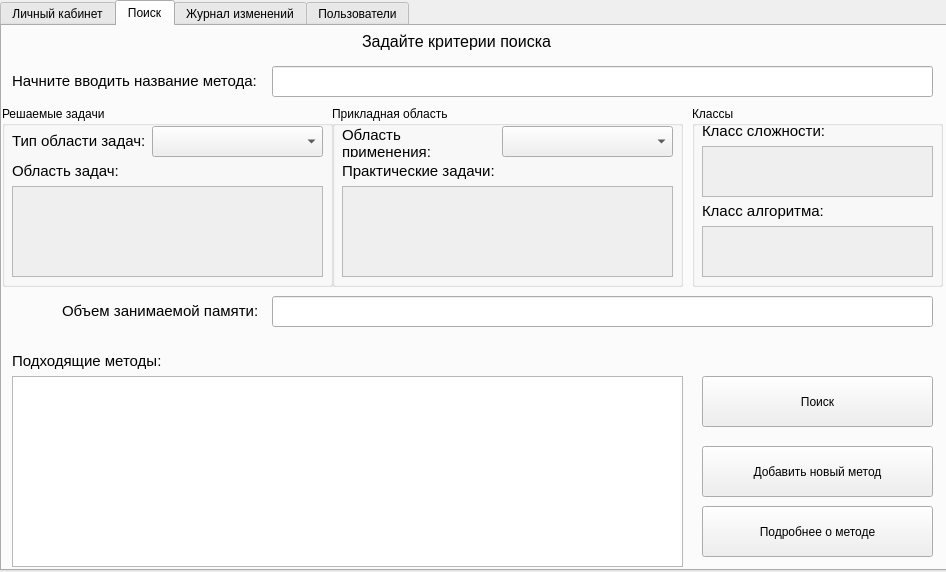
<?xml version="1.0" encoding="UTF-8"?>
<ui version="4.0">
 <class>Form</class>
 <widget class="QWidget" name="Form">
  <property name="geometry">
   <rect>
    <x>0</x>
    <y>0</y>
    <width>946</width>
    <height>572</height>
   </rect>
  </property>
  <property name="windowTitle">
   <string>Методы ДБЧ</string>
  </property>
  <widget class="QTabWidget" name="tabWidget">
   <property name="geometry">
    <rect>
     <x>0</x>
     <y>0</y>
     <width>951</width>
     <height>571</height>
    </rect>
   </property>
   <property name="acceptDrops">
    <bool>true</bool>
   </property>
   <property name="currentIndex">
    <number>1</number>
   </property>
   <widget class="QWidget" name="tab_lk">
    <attribute name="title">
     <string>Личный кабинет</string>
    </attribute>
    <widget class="QLabel" name="label_3">
     <property name="geometry">
      <rect>
       <x>30</x>
       <y>50</y>
       <width>71</width>
       <height>31</height>
      </rect>
     </property>
     <property name="text">
      <string>&lt;html&gt;&lt;head/&gt;&lt;body&gt;&lt;p&gt;&lt;span style=&quot; font-size:12pt;&quot;&gt;ФИО:&lt;/span&gt;&lt;/p&gt;&lt;/body&gt;&lt;/html&gt;</string>
     </property>
     <property name="wordWrap">
      <bool>true</bool>
     </property>
    </widget>
    <widget class="QPushButton" name="change_user_inf_pushButton">
     <property name="geometry">
      <rect>
       <x>720</x>
       <y>70</y>
       <width>201</width>
       <height>51</height>
      </rect>
     </property>
     <property name="text">
      <string>Изменить информацию</string>
     </property>
    </widget>
    <widget class="QPushButton" name="exit_pushButton">
     <property name="geometry">
      <rect>
       <x>720</x>
       <y>10</y>
       <width>201</width>
       <height>51</height>
      </rect>
     </property>
     <property name="text">
      <string>Выход</string>
     </property>
    </widget>
    <widget class="QLineEdit" name="fio_line_m">
     <property name="geometry">
      <rect>
       <x>90</x>
       <y>50</y>
       <width>601</width>
       <height>31</height>
      </rect>
     </property>
    </widget>
    <widget class="QGroupBox" name="rename_self_groupBox">
     <property name="geometry">
      <rect>
       <x>10</x>
       <y>250</y>
       <width>921</width>
       <height>221</height>
      </rect>
     </property>
     <property name="title">
      <string>Изменить данные</string>
     </property>
     <widget class="QLineEdit" name="passw2_line_m">
      <property name="geometry">
       <rect>
        <x>170</x>
        <y>140</y>
        <width>511</width>
        <height>31</height>
       </rect>
      </property>
     </widget>
     <widget class="QLineEdit" name="login_line_m">
      <property name="geometry">
       <rect>
        <x>170</x>
        <y>40</y>
        <width>511</width>
        <height>31</height>
       </rect>
      </property>
     </widget>
     <widget class="QLineEdit" name="passw_line_m">
      <property name="geometry">
       <rect>
        <x>170</x>
        <y>90</y>
        <width>511</width>
        <height>31</height>
       </rect>
      </property>
     </widget>
     <widget class="QLabel" name="label_pass_or_mail">
      <property name="geometry">
       <rect>
        <x>100</x>
        <y>90</y>
        <width>71</width>
        <height>31</height>
       </rect>
      </property>
      <property name="text">
       <string>&lt;html&gt;&lt;head/&gt;&lt;body&gt;&lt;p&gt;&lt;span style=&quot; font-size:12pt;&quot;&gt;Пароль:&lt;/span&gt;&lt;/p&gt;&lt;/body&gt;&lt;/html&gt;</string>
      </property>
      <property name="wordWrap">
       <bool>true</bool>
      </property>
     </widget>
     <widget class="QLabel" name="label_login">
      <property name="geometry">
       <rect>
        <x>110</x>
        <y>40</y>
        <width>71</width>
        <height>31</height>
       </rect>
      </property>
      <property name="text">
       <string>&lt;html&gt;&lt;head/&gt;&lt;body&gt;&lt;p&gt;&lt;span style=&quot; font-size:12pt;&quot;&gt;Логин:&lt;/span&gt;&lt;/p&gt;&lt;/body&gt;&lt;/html&gt;</string>
      </property>
      <property name="wordWrap">
       <bool>true</bool>
      </property>
     </widget>
     <widget class="QLabel" name="label_pass2_or_lev">
      <property name="geometry">
       <rect>
        <x>20</x>
        <y>130</y>
        <width>151</width>
        <height>41</height>
       </rect>
      </property>
      <property name="text">
       <string>&lt;html&gt;&lt;head/&gt;&lt;body&gt;&lt;p&gt;&lt;span style=&quot; font-size:12pt;&quot;&gt;Повторите пароль:&lt;/span&gt;&lt;/p&gt;&lt;/body&gt;&lt;/html&gt;</string>
      </property>
      <property name="wordWrap">
       <bool>true</bool>
      </property>
     </widget>
     <widget class="QPushButton" name="save_user_inf_pushButton">
      <property name="geometry">
       <rect>
        <x>710</x>
        <y>160</y>
        <width>201</width>
        <height>51</height>
       </rect>
      </property>
      <property name="text">
       <string>Сохранить изменения</string>
      </property>
     </widget>
     <widget class="QPushButton" name="cancel_save_user_inf_pushButton">
      <property name="geometry">
       <rect>
        <x>710</x>
        <y>20</y>
        <width>201</width>
        <height>51</height>
       </rect>
      </property>
      <property name="text">
       <string>Отменить</string>
      </property>
     </widget>
    </widget>
    <widget class="QLabel" name="label_4">
     <property name="geometry">
      <rect>
       <x>20</x>
       <y>120</y>
       <width>71</width>
       <height>31</height>
      </rect>
     </property>
     <property name="text">
      <string>&lt;html&gt;&lt;head/&gt;&lt;body&gt;&lt;p&gt;&lt;span style=&quot; font-size:12pt;&quot;&gt;Статус:&lt;/span&gt;&lt;/p&gt;&lt;/body&gt;&lt;/html&gt;</string>
     </property>
     <property name="wordWrap">
      <bool>true</bool>
     </property>
    </widget>
    <widget class="QLineEdit" name="stat_line_m">
     <property name="geometry">
      <rect>
       <x>90</x>
       <y>120</y>
       <width>601</width>
       <height>31</height>
      </rect>
     </property>
    </widget>
    <widget class="QLabel" name="label_2">
     <property name="geometry">
      <rect>
       <x>10</x>
       <y>500</y>
       <width>921</width>
       <height>51</height>
      </rect>
     </property>
     <property name="text">
      <string>&lt;html&gt;&lt;head/&gt;&lt;body&gt;&lt;p&gt;&lt;span style=&quot; font-size:10pt;&quot;&gt;Для получения права внесения изменений в систему и другим интересующим Вас вопросам можете обращаться по адресу &lt;/span&gt;&lt;a href=&quot;http://www.google.com&quot;&gt;&lt;span style=&quot; font-size:10pt; text-decoration: underline; color:#0000ff;&quot;&gt;methodsdbch@gmail.com&lt;/span&gt;&lt;/a&gt;&lt;/p&gt;&lt;/body&gt;&lt;/html&gt;</string>
     </property>
     <property name="wordWrap">
      <bool>true</bool>
     </property>
    </widget>
    <widget class="QPushButton" name="delete_self_user_pushButton">
     <property name="geometry">
      <rect>
       <x>720</x>
       <y>190</y>
       <width>201</width>
       <height>51</height>
      </rect>
     </property>
     <property name="text">
      <string>Удалить аккаунт</string>
     </property>
    </widget>
   </widget>
   <widget class="QWidget" name="tab_search">
    <attribute name="title">
     <string>Поиск</string>
    </attribute>
    <widget class="QLabel" name="label_5">
     <property name="geometry">
      <rect>
       <x>360</x>
       <y>0</y>
       <width>231</width>
       <height>31</height>
      </rect>
     </property>
     <property name="text">
      <string>&lt;html&gt;&lt;head/&gt;&lt;body&gt;&lt;p&gt;&lt;span style=&quot; font-size:12pt;&quot;&gt;Задайте критерии поиска&lt;/span&gt;&lt;/p&gt;&lt;/body&gt;&lt;/html&gt;</string>
     </property>
     <property name="wordWrap">
      <bool>true</bool>
     </property>
    </widget>
    <widget class="QLabel" name="label_6">
     <property name="geometry">
      <rect>
       <x>10</x>
       <y>40</y>
       <width>291</width>
       <height>31</height>
      </rect>
     </property>
     <property name="text">
      <string>&lt;html&gt;&lt;head/&gt;&lt;body&gt;&lt;p&gt;&lt;span style=&quot; font-size:11pt;&quot;&gt;Начните вводить название метода:&lt;/span&gt;&lt;/p&gt;&lt;/body&gt;&lt;/html&gt;</string>
     </property>
     <property name="wordWrap">
      <bool>true</bool>
     </property>
    </widget>
    <widget class="QLineEdit" name="search_name_meth_line">
     <property name="geometry">
      <rect>
       <x>270</x>
       <y>40</y>
       <width>661</width>
       <height>31</height>
      </rect>
     </property>
    </widget>
    <widget class="QLabel" name="label_13">
     <property name="geometry">
      <rect>
       <x>60</x>
       <y>270</y>
       <width>211</width>
       <height>31</height>
      </rect>
     </property>
     <property name="text">
      <string>&lt;html&gt;&lt;head/&gt;&lt;body&gt;&lt;p&gt;&lt;span style=&quot; font-size:11pt;&quot;&gt;Объем занимаемой памяти:&lt;/span&gt;&lt;/p&gt;&lt;/body&gt;&lt;/html&gt;</string>
     </property>
     <property name="wordWrap">
      <bool>true</bool>
     </property>
    </widget>
    <widget class="QLabel" name="label_14">
     <property name="geometry">
      <rect>
       <x>10</x>
       <y>320</y>
       <width>211</width>
       <height>31</height>
      </rect>
     </property>
     <property name="text">
      <string>&lt;html&gt;&lt;head/&gt;&lt;body&gt;&lt;p&gt;&lt;span style=&quot; font-size:11pt;&quot;&gt;Подходящие методы:&lt;/span&gt;&lt;/p&gt;&lt;/body&gt;&lt;/html&gt;</string>
     </property>
     <property name="wordWrap">
      <bool>true</bool>
     </property>
    </widget>
    <widget class="QTableWidget" name="find_meth_tableWidget">
     <property name="geometry">
      <rect>
       <x>10</x>
       <y>350</y>
       <width>671</width>
       <height>191</height>
      </rect>
     </property>
    </widget>
    <widget class="QLineEdit" name="search_v_memory_line">
     <property name="geometry">
      <rect>
       <x>270</x>
       <y>270</y>
       <width>661</width>
       <height>31</height>
      </rect>
     </property>
    </widget>
    <widget class="QPushButton" name="search_meth_pushButton">
     <property name="geometry">
      <rect>
       <x>700</x>
       <y>350</y>
       <width>231</width>
       <height>51</height>
      </rect>
     </property>
     <property name="text">
      <string>Поиск</string>
     </property>
    </widget>
    <widget class="QPushButton" name="more_inf_meth_pushButton">
     <property name="geometry">
      <rect>
       <x>700</x>
       <y>480</y>
       <width>231</width>
       <height>51</height>
      </rect>
     </property>
     <property name="text">
      <string>Подробнее о методе</string>
     </property>
    </widget>
    <widget class="QGroupBox" name="groupBox_2">
     <property name="geometry">
      <rect>
       <x>0</x>
       <y>80</y>
       <width>331</width>
       <height>181</height>
      </rect>
     </property>
     <property name="title">
      <string>Решаемые задачи</string>
     </property>
     <widget class="QScrollArea" name="task_area_scrollArea">
      <property name="geometry">
       <rect>
        <x>10</x>
        <y>80</y>
        <width>311</width>
        <height>91</height>
       </rect>
      </property>
      <property name="widgetResizable">
       <bool>true</bool>
      </property>
      <widget class="QWidget" name="scrollAreaWidgetContents">
       <property name="geometry">
        <rect>
         <x>0</x>
         <y>0</y>
         <width>309</width>
         <height>89</height>
        </rect>
       </property>
      </widget>
     </widget>
     <widget class="QLabel" name="label_7">
      <property name="geometry">
       <rect>
        <x>10</x>
        <y>50</y>
        <width>111</width>
        <height>31</height>
       </rect>
      </property>
      <property name="text">
       <string>&lt;html&gt;&lt;head/&gt;&lt;body&gt;&lt;p&gt;&lt;span style=&quot; font-size:11pt;&quot;&gt;Область задач:&lt;/span&gt;&lt;/p&gt;&lt;/body&gt;&lt;/html&gt;</string>
      </property>
      <property name="wordWrap">
       <bool>true</bool>
      </property>
     </widget>
     <widget class="QLabel" name="label_8">
      <property name="geometry">
       <rect>
        <x>10</x>
        <y>20</y>
        <width>151</width>
        <height>31</height>
       </rect>
      </property>
      <property name="text">
       <string>&lt;html&gt;&lt;head/&gt;&lt;body&gt;&lt;p&gt;&lt;span style=&quot; font-size:11pt;&quot;&gt;Тип области задач:&lt;/span&gt;&lt;/p&gt;&lt;/body&gt;&lt;/html&gt;</string>
      </property>
      <property name="wordWrap">
       <bool>true</bool>
      </property>
     </widget>
     <widget class="QComboBox" name="type_task_area_comboBox">
      <property name="geometry">
       <rect>
        <x>150</x>
        <y>20</y>
        <width>171</width>
        <height>31</height>
       </rect>
      </property>
     </widget>
    </widget>
    <widget class="QGroupBox" name="groupBox_3">
     <property name="geometry">
      <rect>
       <x>330</x>
       <y>80</y>
       <width>351</width>
       <height>181</height>
      </rect>
     </property>
     <property name="title">
      <string>Прикладная область</string>
     </property>
     <widget class="QScrollArea" name="practic_task_scrollArea">
      <property name="geometry">
       <rect>
        <x>10</x>
        <y>80</y>
        <width>331</width>
        <height>91</height>
       </rect>
      </property>
      <property name="widgetResizable">
       <bool>true</bool>
      </property>
      <widget class="QWidget" name="scrollAreaWidgetContents_2">
       <property name="geometry">
        <rect>
         <x>0</x>
         <y>0</y>
         <width>329</width>
         <height>89</height>
        </rect>
       </property>
      </widget>
     </widget>
     <widget class="QComboBox" name="applic_area_comboBox">
      <property name="geometry">
       <rect>
        <x>170</x>
        <y>20</y>
        <width>171</width>
        <height>31</height>
       </rect>
      </property>
     </widget>
     <widget class="QLabel" name="label_9">
      <property name="geometry">
       <rect>
        <x>10</x>
        <y>20</y>
        <width>151</width>
        <height>31</height>
       </rect>
      </property>
      <property name="text">
       <string>&lt;html&gt;&lt;head/&gt;&lt;body&gt;&lt;p&gt;&lt;span style=&quot; font-size:11pt;&quot;&gt;Область применения:&lt;/span&gt;&lt;/p&gt;&lt;/body&gt;&lt;/html&gt;</string>
      </property>
      <property name="wordWrap">
       <bool>true</bool>
      </property>
     </widget>
     <widget class="QLabel" name="label_10">
      <property name="geometry">
       <rect>
        <x>10</x>
        <y>50</y>
        <width>161</width>
        <height>31</height>
       </rect>
      </property>
      <property name="text">
       <string>&lt;html&gt;&lt;head/&gt;&lt;body&gt;&lt;p&gt;&lt;span style=&quot; font-size:11pt;&quot;&gt;Практические задачи:&lt;/span&gt;&lt;/p&gt;&lt;/body&gt;&lt;/html&gt;</string>
      </property>
      <property name="wordWrap">
       <bool>true</bool>
      </property>
     </widget>
    </widget>
    <widget class="QGroupBox" name="groupBox_4">
     <property name="geometry">
      <rect>
       <x>690</x>
       <y>80</y>
       <width>251</width>
       <height>181</height>
      </rect>
     </property>
     <property name="title">
      <string>Классы</string>
     </property>
     <widget class="QLabel" name="label_12">
      <property name="geometry">
       <rect>
        <x>10</x>
        <y>90</y>
        <width>141</width>
        <height>31</height>
       </rect>
      </property>
      <property name="text">
       <string>&lt;html&gt;&lt;head/&gt;&lt;body&gt;&lt;p&gt;&lt;span style=&quot; font-size:11pt;&quot;&gt;Класс алгоритма:&lt;/span&gt;&lt;/p&gt;&lt;/body&gt;&lt;/html&gt;</string>
      </property>
      <property name="wordWrap">
       <bool>true</bool>
      </property>
     </widget>
     <widget class="QLabel" name="label_11">
      <property name="geometry">
       <rect>
        <x>10</x>
        <y>10</y>
        <width>141</width>
        <height>31</height>
       </rect>
      </property>
      <property name="text">
       <string>&lt;html&gt;&lt;head/&gt;&lt;body&gt;&lt;p&gt;&lt;span style=&quot; font-size:11pt;&quot;&gt;Класс сложности:&lt;/span&gt;&lt;/p&gt;&lt;/body&gt;&lt;/html&gt;</string>
      </property>
      <property name="wordWrap">
       <bool>true</bool>
      </property>
     </widget>
     <widget class="QScrollArea" name="cl_complexity_scrollArea">
      <property name="geometry">
       <rect>
        <x>10</x>
        <y>40</y>
        <width>231</width>
        <height>51</height>
       </rect>
      </property>
      <property name="widgetResizable">
       <bool>true</bool>
      </property>
      <widget class="QWidget" name="scrollAreaWidgetContents_3">
       <property name="geometry">
        <rect>
         <x>0</x>
         <y>0</y>
         <width>229</width>
         <height>49</height>
        </rect>
       </property>
      </widget>
     </widget>
     <widget class="QScrollArea" name="cl_algorithm_scrollArea">
      <property name="geometry">
       <rect>
        <x>10</x>
        <y>120</y>
        <width>231</width>
        <height>51</height>
       </rect>
      </property>
      <property name="widgetResizable">
       <bool>true</bool>
      </property>
      <widget class="QWidget" name="scrollAreaWidgetContents_4">
       <property name="geometry">
        <rect>
         <x>0</x>
         <y>0</y>
         <width>229</width>
         <height>49</height>
        </rect>
       </property>
      </widget>
     </widget>
    </widget>
    <widget class="QPushButton" name="new_meth_pushButton">
     <property name="geometry">
      <rect>
       <x>700</x>
       <y>420</y>
       <width>231</width>
       <height>51</height>
      </rect>
     </property>
     <property name="text">
      <string>Добавить новый метод</string>
     </property>
    </widget>
   </widget>
   <widget class="QWidget" name="tab_mag">
    <attribute name="title">
     <string>Журнал изменений</string>
    </attribute>
    <widget class="QLabel" name="label_15">
     <property name="geometry">
      <rect>
       <x>290</x>
       <y>10</y>
       <width>401</width>
       <height>31</height>
      </rect>
     </property>
     <property name="text">
      <string>&lt;html&gt;&lt;head/&gt;&lt;body&gt;&lt;p&gt;&lt;span style=&quot; font-size:12pt;&quot;&gt;Журнал событий изменения информации о методах&lt;/span&gt;&lt;/p&gt;&lt;/body&gt;&lt;/html&gt;</string>
     </property>
     <property name="wordWrap">
      <bool>true</bool>
     </property>
    </widget>
    <widget class="QLabel" name="label_16">
     <property name="geometry">
      <rect>
       <x>-20</x>
       <y>140</y>
       <width>181</width>
       <height>51</height>
      </rect>
     </property>
     <property name="text">
      <string>&lt;html&gt;&lt;head/&gt;&lt;body&gt;&lt;p align=&quot;center&quot;&gt;&lt;span style=&quot; font-size:11pt;&quot;&gt;Начните вводить название метода:&lt;/span&gt;&lt;/p&gt;&lt;/body&gt;&lt;/html&gt;</string>
     </property>
     <property name="wordWrap">
      <bool>true</bool>
     </property>
    </widget>
    <widget class="QLineEdit" name="name_meth_mag_line">
     <property name="geometry">
      <rect>
       <x>150</x>
       <y>150</y>
       <width>431</width>
       <height>31</height>
      </rect>
     </property>
    </widget>
    <widget class="QLabel" name="label_17">
     <property name="geometry">
      <rect>
       <x>0</x>
       <y>190</y>
       <width>141</width>
       <height>51</height>
      </rect>
     </property>
     <property name="text">
      <string>&lt;html&gt;&lt;head/&gt;&lt;body&gt;&lt;p align=&quot;center&quot;&gt;&lt;span style=&quot; font-size:11pt;&quot;&gt;Начните вводить ФИО пользователя:&lt;/span&gt;&lt;/p&gt;&lt;/body&gt;&lt;/html&gt;</string>
     </property>
     <property name="wordWrap">
      <bool>true</bool>
     </property>
    </widget>
    <widget class="QLineEdit" name="fio_mag_line">
     <property name="geometry">
      <rect>
       <x>150</x>
       <y>200</y>
       <width>431</width>
       <height>31</height>
      </rect>
     </property>
    </widget>
    <widget class="QLabel" name="label_18">
     <property name="geometry">
      <rect>
       <x>10</x>
       <y>30</y>
       <width>291</width>
       <height>31</height>
      </rect>
     </property>
     <property name="text">
      <string>&lt;html&gt;&lt;head/&gt;&lt;body&gt;&lt;p&gt;&lt;span style=&quot; font-size:11pt;&quot;&gt;Выберите временной диапазон:&lt;/span&gt;&lt;/p&gt;&lt;/body&gt;&lt;/html&gt;</string>
     </property>
     <property name="wordWrap">
      <bool>true</bool>
     </property>
    </widget>
    <widget class="QCalendarWidget" name="calendarWidget">
     <property name="geometry">
      <rect>
       <x>600</x>
       <y>50</y>
       <width>321</width>
       <height>191</height>
      </rect>
     </property>
    </widget>
    <widget class="QLabel" name="label_19">
     <property name="geometry">
      <rect>
       <x>10</x>
       <y>290</y>
       <width>271</width>
       <height>31</height>
      </rect>
     </property>
     <property name="text">
      <string>&lt;html&gt;&lt;head/&gt;&lt;body&gt;&lt;p&gt;&lt;span style=&quot; font-size:11pt;&quot;&gt;События, отмеченные в журнале:&lt;/span&gt;&lt;/p&gt;&lt;/body&gt;&lt;/html&gt;</string>
     </property>
     <property name="wordWrap">
      <bool>true</bool>
     </property>
    </widget>
    <widget class="QPushButton" name="search_mag_pushButton">
     <property name="geometry">
      <rect>
       <x>600</x>
       <y>250</y>
       <width>321</width>
       <height>51</height>
      </rect>
     </property>
     <property name="text">
      <string>Поиск записей в журнале</string>
     </property>
    </widget>
    <widget class="QTableWidget" name="mag_tableWidget">
     <property name="geometry">
      <rect>
       <x>10</x>
       <y>320</y>
       <width>911</width>
       <height>221</height>
      </rect>
     </property>
    </widget>
    <widget class="QLineEdit" name="date_first_line">
     <property name="geometry">
      <rect>
       <x>10</x>
       <y>60</y>
       <width>241</width>
       <height>31</height>
      </rect>
     </property>
    </widget>
    <widget class="QLineEdit" name="date_last_line">
     <property name="geometry">
      <rect>
       <x>310</x>
       <y>60</y>
       <width>241</width>
       <height>31</height>
      </rect>
     </property>
    </widget>
    <widget class="QLabel" name="label_24">
     <property name="geometry">
      <rect>
       <x>270</x>
       <y>50</y>
       <width>51</width>
       <height>51</height>
      </rect>
     </property>
     <property name="text">
      <string>&lt;html&gt;&lt;head/&gt;&lt;body&gt;&lt;p align=&quot;center&quot;&gt;&lt;span style=&quot; font-size:22pt;&quot;&gt;-&lt;/span&gt;&lt;/p&gt;&lt;/body&gt;&lt;/html&gt;</string>
     </property>
     <property name="wordWrap">
      <bool>true</bool>
     </property>
    </widget>
    <widget class="QPushButton" name="choose_fd_mag_pushButton">
     <property name="geometry">
      <rect>
       <x>90</x>
       <y>100</y>
       <width>81</width>
       <height>31</height>
      </rect>
     </property>
     <property name="text">
      <string>Выбрать</string>
     </property>
    </widget>
    <widget class="QPushButton" name="choose_ld_mag_pushButton">
     <property name="geometry">
      <rect>
       <x>410</x>
       <y>100</y>
       <width>81</width>
       <height>31</height>
      </rect>
     </property>
     <property name="text">
      <string>Выбрать</string>
     </property>
    </widget>
    <widget class="QPushButton" name="clear_fd_mag_pushButton">
     <property name="geometry">
      <rect>
       <x>250</x>
       <y>60</y>
       <width>31</width>
       <height>31</height>
      </rect>
     </property>
     <property name="text">
      <string>X</string>
     </property>
    </widget>
    <widget class="QPushButton" name="clear_ld_mag_pushButton">
     <property name="geometry">
      <rect>
       <x>550</x>
       <y>60</y>
       <width>31</width>
       <height>31</height>
      </rect>
     </property>
     <property name="text">
      <string>X</string>
     </property>
    </widget>
    <widget class="QPushButton" name="info_d_mag_pushButton">
     <property name="geometry">
      <rect>
       <x>890</x>
       <y>10</y>
       <width>31</width>
       <height>31</height>
      </rect>
     </property>
     <property name="text">
      <string>?</string>
     </property>
    </widget>
   </widget>
   <widget class="QWidget" name="tab_users">
    <attribute name="title">
     <string>Пользователи</string>
    </attribute>
    <widget class="QLabel" name="label_20">
     <property name="geometry">
      <rect>
       <x>10</x>
       <y>40</y>
       <width>291</width>
       <height>51</height>
      </rect>
     </property>
     <property name="text">
      <string>&lt;html&gt;&lt;head/&gt;&lt;body&gt;&lt;p align=&quot;center&quot;&gt;&lt;span style=&quot; font-size:11pt;&quot;&gt;Начните вводить ФИО пользователя:&lt;/span&gt;&lt;/p&gt;&lt;/body&gt;&lt;/html&gt;</string>
     </property>
     <property name="wordWrap">
      <bool>true</bool>
     </property>
    </widget>
    <widget class="QLabel" name="label_21">
     <property name="geometry">
      <rect>
       <x>340</x>
       <y>10</y>
       <width>261</width>
       <height>31</height>
      </rect>
     </property>
     <property name="text">
      <string>&lt;html&gt;&lt;head/&gt;&lt;body&gt;&lt;p&gt;&lt;span style=&quot; font-size:12pt;&quot;&gt;Данные о пользователях системы&lt;/span&gt;&lt;/p&gt;&lt;/body&gt;&lt;/html&gt;</string>
     </property>
     <property name="wordWrap">
      <bool>true</bool>
     </property>
    </widget>
    <widget class="QLineEdit" name="search_fio_user_line">
     <property name="geometry">
      <rect>
       <x>300</x>
       <y>50</y>
       <width>611</width>
       <height>31</height>
      </rect>
     </property>
    </widget>
    <widget class="QLabel" name="label_22">
     <property name="geometry">
      <rect>
       <x>70</x>
       <y>90</y>
       <width>231</width>
       <height>51</height>
      </rect>
     </property>
     <property name="text">
      <string>&lt;html&gt;&lt;head/&gt;&lt;body&gt;&lt;p align=&quot;center&quot;&gt;&lt;span style=&quot; font-size:11pt;&quot;&gt;Выберите уровень доступа:&lt;/span&gt;&lt;/p&gt;&lt;/body&gt;&lt;/html&gt;</string>
     </property>
     <property name="wordWrap">
      <bool>true</bool>
     </property>
    </widget>
    <widget class="QComboBox" name="acc_level_users_comboBox">
     <property name="geometry">
      <rect>
       <x>300</x>
       <y>100</y>
       <width>611</width>
       <height>31</height>
      </rect>
     </property>
    </widget>
    <widget class="QPushButton" name="search_users_pushButton">
     <property name="geometry">
      <rect>
       <x>720</x>
       <y>160</y>
       <width>191</width>
       <height>51</height>
      </rect>
     </property>
     <property name="text">
      <string>Поиск пользователей</string>
     </property>
    </widget>
    <widget class="QLabel" name="label_23">
     <property name="geometry">
      <rect>
       <x>30</x>
       <y>220</y>
       <width>271</width>
       <height>31</height>
      </rect>
     </property>
     <property name="text">
      <string>&lt;html&gt;&lt;head/&gt;&lt;body&gt;&lt;p&gt;&lt;span style=&quot; font-size:11pt;&quot;&gt;Найденные пользователи:&lt;/span&gt;&lt;/p&gt;&lt;/body&gt;&lt;/html&gt;</string>
     </property>
     <property name="wordWrap">
      <bool>true</bool>
     </property>
    </widget>
    <widget class="QPushButton" name="block_user_pushButton">
     <property name="geometry">
      <rect>
       <x>720</x>
       <y>420</y>
       <width>191</width>
       <height>51</height>
      </rect>
     </property>
     <property name="text">
      <string>Заблокировать пользователя</string>
     </property>
    </widget>
    <widget class="QPushButton" name="add_new_user_pushButton">
     <property name="geometry">
      <rect>
       <x>720</x>
       <y>360</y>
       <width>191</width>
       <height>51</height>
      </rect>
     </property>
     <property name="text">
      <string>Добавить нового пользователя</string>
     </property>
    </widget>
    <widget class="QTableWidget" name="users_tableWidget">
     <property name="geometry">
      <rect>
       <x>20</x>
       <y>250</y>
       <width>681</width>
       <height>281</height>
      </rect>
     </property>
    </widget>
    <widget class="QPushButton" name="unblock_user_pushButton">
     <property name="geometry">
      <rect>
       <x>720</x>
       <y>480</y>
       <width>191</width>
       <height>51</height>
      </rect>
     </property>
     <property name="text">
      <string>Разблокировать пользователя</string>
     </property>
    </widget>
   </widget>
  </widget>
 </widget>
 <resources/>
 <connections/>
</ui>
